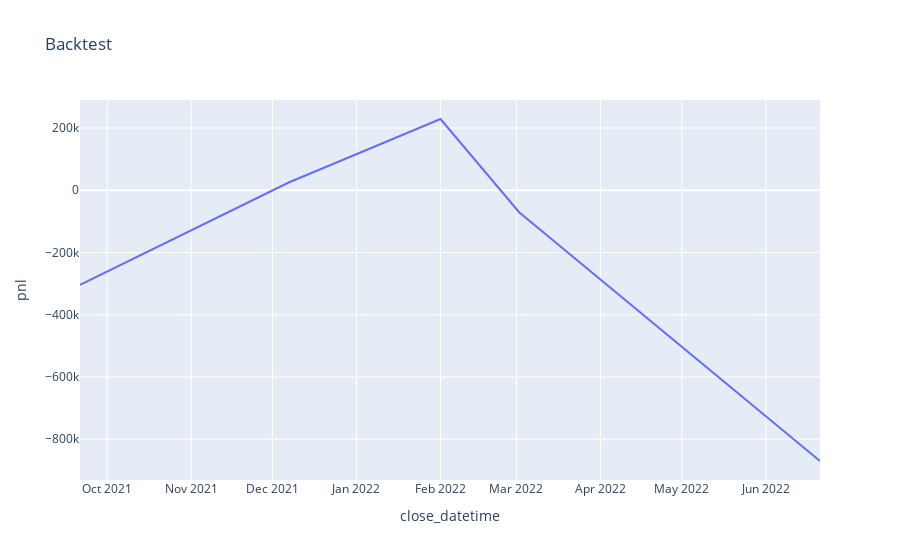

Notebook source saved alongside this figure:
### Code cell
# Plot the Backtest 
px.line(result, title= "Backtest", x='close_datetime', y='pnl')

### Figure 1 — Plotly figure (JSON) as saved in the notebook; plotly's stock layout.template omitted (floating-point values rounded to 4 significant figures)
{"data": [{"hovertemplate": "close_datetime=%{x}<br>pnl=%{y}<extra></extra>", "legendgroup": "", "line": {"color": "#636efa", "dash": "solid"}, "marker": {"symbol": "circle"}, "mode": "lines", "name": "", "orientation": "v", "showlegend": false, "type": "scatter", "x": ["2021-09-21T00:00:00", "2021-12-07T00:00:00", "2022-02-01T00:00:00", "2022-03-02T00:00:00", "2022-06-21T00:00:00"], "xaxis": "x", "y": [-303700.0, 24980.0, 229000.0, -70470.0, -869900.0], "yaxis": "y"}], "layout": {"autosize": true, "legend": {"tracegroupgap": 0}, "title": {"text": "Backtest"}, "xaxis": {"anchor": "y", "autorange": true, "domain": [0, 1], "range": ["2021-09-21", "2022-06-21"], "title": {"text": "close_datetime"}, "type": "date"}, "yaxis": {"anchor": "x", "autorange": true, "domain": [0, 1], "range": [-931000.0, 290000.0], "title": {"text": "pnl"}, "type": "linear"}}}
